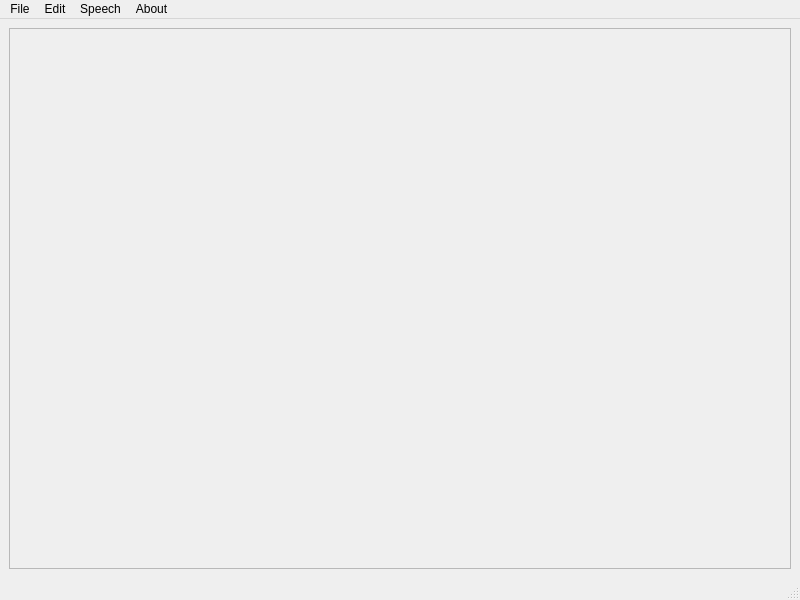
<?xml version="1.0" encoding="UTF-8"?>
<ui version="4.0">
 <class>MainWindow</class>
 <widget class="QMainWindow" name="MainWindow">
  <property name="geometry">
   <rect>
    <x>0</x>
    <y>0</y>
    <width>800</width>
    <height>600</height>
   </rect>
  </property>
  <property name="windowTitle">
   <string>SRT Editor free v1.0.0</string>
  </property>
  <property name="windowIcon">
   <iconset resource="srt_editor_resources.qrc">
    <normaloff>:/mainwindow/assets/icon.png</normaloff>:/mainwindow/assets/icon.png</iconset>
  </property>
  <widget class="QWidget" name="centralwidget">
   <layout class="QVBoxLayout" name="verticalLayout">
    <item>
     <widget class="QScrollArea" name="scrollArea">
      <property name="widgetResizable">
       <bool>true</bool>
      </property>
      <widget class="QWidget" name="scrollAreaWidgetContents">
       <property name="geometry">
        <rect>
         <x>0</x>
         <y>0</y>
         <width>780</width>
         <height>532</height>
        </rect>
       </property>
       <layout class="QGridLayout" name="gridLayout">
        <item row="0" column="0">
         <widget class="QWidget" name="subtitleContainer" native="true"/>
        </item>
       </layout>
      </widget>
     </widget>
    </item>
   </layout>
  </widget>
  <widget class="QMenuBar" name="menubar">
   <property name="geometry">
    <rect>
     <x>0</x>
     <y>0</y>
     <width>800</width>
     <height>24</height>
    </rect>
   </property>
   <widget class="QMenu" name="menuFile">
    <property name="title">
     <string>File</string>
    </property>
    <addaction name="actionOpen"/>
    <addaction name="actionExport"/>
    <addaction name="separator"/>
    <addaction name="actionSettings"/>
    <addaction name="separator"/>
    <addaction name="actionClose"/>
   </widget>
   <widget class="QMenu" name="menuEdit">
    <property name="title">
     <string>Edit</string>
    </property>
    <addaction name="actionAdd_subtitle"/>
    <addaction name="actionRemove_subtitle"/>
    <addaction name="actionClear_subtitles"/>
   </widget>
   <widget class="QMenu" name="menuAbout">
    <property name="title">
     <string>About</string>
    </property>
    <addaction name="actionSoftware_Author"/>
   </widget>
   <widget class="QMenu" name="menuSpeech">
    <property name="title">
     <string>Speech</string>
    </property>
    <widget class="QMenu" name="menuText_to_Speech">
     <property name="title">
      <string>Text to Speech</string>
     </property>
     <addaction name="actionAll"/>
     <addaction name="actionCurrent_subtitle"/>
    </widget>
    <widget class="QMenu" name="menuLanguages">
     <property name="title">
      <string>Languages</string>
     </property>
    </widget>
    <addaction name="menuLanguages"/>
    <addaction name="menuText_to_Speech"/>
    <addaction name="actionOutput_folder"/>
   </widget>
   <addaction name="menuFile"/>
   <addaction name="menuEdit"/>
   <addaction name="menuSpeech"/>
   <addaction name="menuAbout"/>
  </widget>
  <widget class="QStatusBar" name="statusbar"/>
  <action name="actionOpen">
   <property name="text">
    <string>Open</string>
   </property>
  </action>
  <action name="actionSave">
   <property name="text">
    <string>Save</string>
   </property>
  </action>
  <action name="actionSave_As">
   <property name="text">
    <string>Save As...</string>
   </property>
  </action>
  <action name="actionExport">
   <property name="text">
    <string>Export</string>
   </property>
  </action>
  <action name="actionClose">
   <property name="text">
    <string>Close</string>
   </property>
  </action>
  <action name="actionAdd_subtitle">
   <property name="text">
    <string>Add subtitle</string>
   </property>
  </action>
  <action name="actionRemove_subtitle">
   <property name="text">
    <string>Remove subtitle</string>
   </property>
  </action>
  <action name="actionClear_subtitles">
   <property name="text">
    <string>Clear subtitles</string>
   </property>
  </action>
  <action name="actionAll">
   <property name="text">
    <string>All</string>
   </property>
  </action>
  <action name="actionCurrent_subtitle">
   <property name="text">
    <string>Current subtitle</string>
   </property>
  </action>
  <action name="actionOutput_folder">
   <property name="text">
    <string>Output folder</string>
   </property>
  </action>
  <action name="actionSoftware_Author">
   <property name="text">
    <string>Software&amp;Author</string>
   </property>
  </action>
  <action name="actionVietnamese">
   <property name="text">
    <string>Vietnamese</string>
   </property>
  </action>
  <action name="actionSettings">
   <property name="text">
    <string>Settings</string>
   </property>
  </action>
 </widget>
 <resources>
  <include location="srt_editor_resources.qrc"/>
 </resources>
 <connections/>
</ui>
